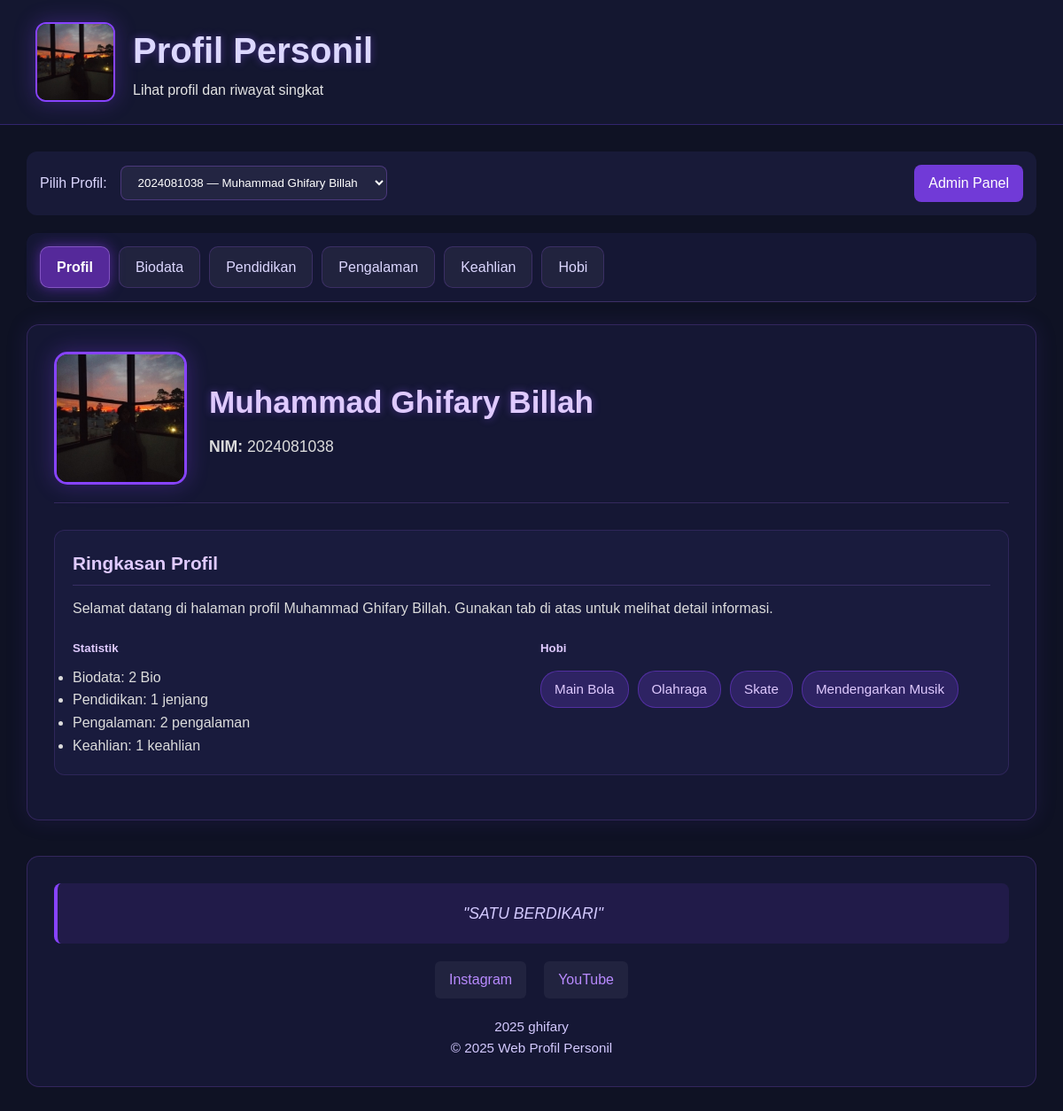
The page / on the database its author committed.
### tables this page shows
CREATE TABLE `users` (
  `id` int(11) NOT NULL,
  `nim` varchar(50) NOT NULL,
  `nama` varchar(200) NOT NULL,
  `foto` varchar(255) DEFAULT NULL,
  `created_at` timestamp NOT NULL DEFAULT current_timestamp()
);

CREATE TABLE `footer` (
  `id` int(11) NOT NULL,
  `nim` varchar(50) NOT NULL,
  `instagram` varchar(255) DEFAULT NULL,
  `youtube` varchar(255) DEFAULT NULL,
  `copyright_text` varchar(255) DEFAULT NULL,
  `quotes` text DEFAULT NULL,
  `created_at` timestamp NOT NULL DEFAULT current_timestamp()
);

### index.php (the view, shortened to what this page needs)
<?php
require 'koneksi.php';
$res = $mysqli->query("SELECT id, nim, nama, foto FROM users ORDER BY nama");
$users = $res->fetch_all(MYSQLI_ASSOC);
$uid = isset($_GET['uid']) ? (int)$_GET['uid'] : null;
if (!$uid && count($users) > 0) {
    $uid = $users[0]['id'];
}
$tab = isset($_GET['tab']) ? $_GET['tab'] : 'profile';
$allowedTabs = ['profile', 'biodata', 'pendidikan', 'pengalaman', 'keahlian', 'hobi'];
function esc($s){ return htmlspecialchars($s); }
$profile = null;
if ($uid) {
    $stmt = $mysqli->prepare("SELECT * FROM users WHERE id = ?");
    $stmt->bind_param('i',$uid);
    $stmt->execute();
    $profile = $stmt->get_result()->fetch_assoc();
    $biodata = [];
    $stmt = $mysqli->prepare("SELECT * FROM biodata WHERE nim = ? ORDER BY created_at DESC");
    $stmt->bind_param('s', $profile['nim']);
    $stmt->execute();
    $biodata = $stmt->get_result()->fetch_all(MYSQLI_ASSOC);
    $pendidikan = [];
    $stmt = $mysqli->prepare("SELECT * FROM pendidikan WHERE nim = ? ORDER BY tahun DESC");
    $stmt->bind_param('s', $profile['nim']);
    $stmt->execute();
    $pendidikan = $stmt->get_result()->fetch_all(MYSQLI_ASSOC);
    $pengalaman = [];
    $stmt = $mysqli->prepare("SELECT * FROM pengalaman WHERE nim = ? ORDER BY created_at DESC");
    $stmt->bind_param('s', $profile['nim']);
    $stmt->execute();
    $pengalaman = $stmt->get_result()->fetch_all(MYSQLI_ASSOC);
    $keahlian = [];
    $stmt = $mysqli->prepare("SELECT * FROM keahlian WHERE nim = ? ORDER BY created_at DESC");
    $stmt->bind_param('s', $profile['nim']);
    $stmt->execute();
    $keahlian = $stmt->get_result()->fetch_all(MYSQLI_ASSOC);
    $hobi = [];
    $stmt = $mysqli->prepare("SELECT * FROM hobi WHERE nim = ? ORDER BY created_at DESC");
    $stmt->bind_param('s', $profile['nim']);
    $stmt->execute();
    $hobi = $stmt->get_result()->fetch_all(MYSQLI_ASSOC);
    $footer = null;
    $stmt = $mysqli->prepare("SELECT * FROM footer WHERE nim = ? ORDER BY created_at DESC LIMIT 1");
    $stmt->bind_param('s', $profile['nim']);
    $stmt->execute();
    $footer = $stmt->get_result()->fetch_assoc();
}
?>
<!doctype html>
<html lang="id">
<head>
  <link rel="stylesheet" href="style.css" />
</head>
<body>
<header class="site-header">
  <div class="header-inner">
    <?php if ($profile && !empty($profile['foto']) && file_exists(__DIR__.'/uploads/'.$profile['foto'])): ?>
      <img src="<?php echo 'uploads/'.esc($profile['foto']); ?>" alt="Foto Profil" class="WIN2025">
    <?php else: ?>
      <img src="fallback-profile.png" alt="Foto Profil" class="WIN2025">
    <?php endif; ?>
    <div>
      <h1 class="site-title">Profil Personil</h1>
      <p class="site-sub">Lihat profil dan riwayat singkat</p>
    </div>
  </div>
</header>
<div class="main-content">
  <div class="user-selector">
    <label for="uid">Pilih Profil:</label>
    <select name="uid" id="uid" onchange="window.location.href='?uid='+this.value+'&tab=<?php echo $tab; ?>'">
      <?php foreach($users as $u): ?>
        <option value="<?php echo $u['id']; ?>" <?php echo ($u['id']==$uid)?'selected':''; ?>>
          <?php echo esc($u['nim'].' — '.$u['nama']); ?>
        </option>
      <?php endforeach; ?>
    </select>
    <a href="admin_personil.php" style="margin-left:auto;padding:8px 16px;background:rgba(135, 67, 255, 0.8);color:white;border-radius:8px;text-decoration:none;">Admin Panel</a>
  </div>
  <div class="tab-nav-frontend">
    <?php foreach($allowedTabs as $t): ?>
      <a href="?uid=<?php echo $uid; ?>&tab=<?php echo $t; ?>" class="<?php echo ($t===$tab)?'active':''; ?>">
        <?php
          $tabNames = [
            'profile' => 'Profil',
            'biodata' => 'Biodata',
            'pendidikan' => 'Pendidikan',
            'pengalaman' => 'Pengalaman',
            'keahlian' => 'Keahlian',
            'hobi' => 'Hobi'
          ];
          echo $tabNames[$t];
        ?>
      </a>
    <?php endforeach; ?>
  </div>
  <div class="tab-content">
    <?php if (!$profile): ?>
      <div class="no-data">
        <h2>Tidak ada profil</h2>
        <p>Silakan tambahkan user di panel admin.</p>
      </div>
    <?php else: ?>
      <?php if ($tab === 'profile'): ?>
        <div class="profile-header">
          <?php if ($profile && !empty($profile['foto']) && file_exists(__DIR__.'/uploads/'.$profile['foto'])): ?>
            <img src="<?php echo 'uploads/'.esc($profile['foto']); ?>" alt="Foto Profil" class="profile-photo-large">
          <?php else: ?>
            <img src="fallback-profile.png" alt="Foto Profil" class="profile-photo-large">
          <?php endif; ?>
          <div class="profile-info">
            <h2><?php echo esc($profile['nama']); ?></h2>
            <p><strong>NIM:</strong> <?php echo esc($profile['nim']); ?></p>
          </div>
        </div>
        <div class="content-card">
          <h4>Ringkasan Profil</h4>
          <p>Selamat datang di halaman profil <?php echo esc($profile['nama']); ?>. Gunakan tab di atas untuk melihat detail informasi.</p>
          <div style="display: grid; grid-template-columns: repeat(auto-fit, minmax(250px, 1fr)); gap: 20px; margin-top: 20px;">
            <div>
              <h5 style="color: #dfcaff; margin-bottom: 10px;">Statistik</h5>
              <ul style="color: #dcdcdc;">
                <li>Biodata: <?php echo count($biodata); ?> Bio</li>
                <li>Pendidikan: <?php echo count($pendidikan); ?> jenjang</li>
                <li>Pengalaman: <?php echo count($pengalaman); ?> pengalaman</li>
                <li>Keahlian: <?php echo count($keahlian); ?> keahlian</li>
              </ul>
            </div>
            <div>
              <h5 style="color: #dfcaff; margin-bottom: 10px;">Hobi</h5>
              <div class="hobbies-list">
                <?php if (!empty($hobi)): ?>
                  <?php
                  $allHobbies = [];
                  foreach($hobi as $h) {
                    $items = preg_split('/[;|,]+/', $h['hobi']);
                    foreach($items as $it) {
                      if(trim($it) != '') {
                        $allHobbies[] = trim($it);
                      }
                    }
                  }
                  $allHobbies = array_unique($allHobbies);
                  foreach(array_slice($allHobbies, 0, 5) as $hobby): ?>
                    <span class="hobby-tag"><?php echo esc($hobby); ?></span>
                  <?php endforeach; ?>
                <?php else: ?>
                  <span style="color: #9ca3af;">Belum ada hobi</span>
                <?php endif; ?>
              </div>
            </div>
          </div>
        </div>
      <?php endif; ?>
    <?php endif; ?>
  </div>
  <?php if ($footer): ?>
    <div class="main-footer-content">
      <?php if (!empty($footer['quotes'])): ?>
        <div class="footer-quote">
          "<?php echo esc($footer['quotes']); ?>"
        </div>
      <?php endif; ?>
      <div class="footer-links">
        <?php if (!empty($footer['instagram'])): ?>
          <a href="<?php echo esc($footer['instagram']); ?>" target="_blank">Instagram</a>
        <?php endif; ?>
        <?php if (!empty($footer['youtube'])): ?>
          <a href="<?php echo esc($footer['youtube']); ?>" target="_blank">YouTube</a>
        <?php endif; ?>
      </div>
      <div class="footer-copyright">
        <p><?php echo esc($footer['copyright_text']); ?></p>
        <p>© <?php echo date('Y'); ?> Web Profil Personil</p>
      </div>
    </div>
  <?php endif; ?>
</div>
</body>
</html>

### style.css (style rules this page uses)
* { margin: 0; padding: 0; box-sizing: border-box; }
body { font-family: "Poppins", sans-serif; background: #0f1224; color: #e4e4e4; line-height: 1.6; }
.site-header { width: 100%; background: rgba(22, 25, 50, 0.9); padding: 25px 40px; border-bottom: 1px solid rgba(120, 70, 255, 0.3); backdrop-filter: blur(10px); }
.header-inner { display: flex; align-items: center; gap: 20px; }
.WIN2025 { width: 90px; height: 90px; border-radius: 12px; object-fit: cover; border: 2px solid #8743ff; box-shadow: 0 0 25px rgba(135, 67, 255, 0.3); }
.site-title { font-size: 2.5rem; font-weight: 700; color: #dcd7ff; text-shadow: 0 0 10px rgba(140, 87, 255, 0.4); }

### index.php (style rules this page uses)
.main-content { max-width: 1400px; margin: 30px auto; padding: 0 30px; }
.tab-nav-frontend { display: flex; gap: 10px; flex-wrap: wrap; margin-bottom: 25px; padding-bottom: 15px; border-bottom: 1px solid rgba(180, 120, 255, 0.25); background: rgba(25, 27, 60, 0.7); padding: 15px; border-radius: 12px; backdrop-filter: blur(10px); }
.tab-nav-frontend a { padding: 10px 18px; border-radius: 10px; text-decoration: none; background: rgba(255, 255, 255, 0.05); color: #dcd7ff; border: 1px solid rgba(170, 100, 255, 0.2); transition: all 0.3s ease; font-weight: 500; }
.tab-nav-frontend a.active { background: rgba(150, 60, 255, 0.5); color: #fff; font-weight: 600; box-shadow: 0 0 15px rgba(150, 60, 255, 0.5); border: 1px solid rgba(200, 150, 255, 0.4); }
.user-selector { display: flex; align-items: center; gap: 15px; margin-bottom: 20px; padding: 15px; background: rgba(30, 32, 70, 0.6); border-radius: 12px; }
.user-selector label { color: #dcd7ff; font-weight: 500; }
.user-selector select { padding: 10px 15px; background: rgba(255, 255, 255, 0.05); border: 1px solid rgba(170, 100, 255, 0.3); border-radius: 8px; color: #fff; font-family: "Poppins", sans-serif; min-width: 250px; }
.tab-content { background: rgba(25, 27, 60, 0.7); padding: 30px; border-radius: 14px; border: 1px solid rgba(170, 100, 255, 0.2); box-shadow: 0 0 25px rgba(90, 60, 200, 0.15); backdrop-filter: blur(12px); min-height: 400px; }
.profile-header { display: flex; align-items: center; gap: 25px; margin-bottom: 30px; padding-bottom: 20px; border-bottom: 1px solid rgba(180, 120, 255, 0.2); }
.profile-photo-large { width: 150px; height: 150px; border-radius: 15px; object-fit: cover; border: 3px solid #8743ff; box-shadow: 0 0 25px rgba(135, 67, 255, 0.3); }
.profile-info h2 { color: #dfcaff; font-size: 2.2rem; margin-bottom: 8px; text-shadow: 0 0 10px rgba(140, 87, 255, 0.4); }
.profile-info p { color: #dcdcdc; font-size: 1.1rem; }
.content-card { background: rgba(30, 32, 70, 0.5); padding: 20px; border-radius: 12px; border: 1px solid rgba(170, 100, 255, 0.15); margin-bottom: 20px; }
.content-card h4 { color: #dfcaff; font-size: 1.3rem; margin-bottom: 12px; padding-bottom: 8px; border-bottom: 1px solid rgba(180, 120, 255, 0.2); }
.content-card p { color: #dcdcdc; line-height: 1.7; }
.hobbies-list { display: flex; flex-wrap: wrap; gap: 10px; margin-top: 15px; }
.hobby-tag { background: rgba(135, 67, 255, 0.2); color: #dfcaff; padding: 8px 15px; border-radius: 20px; border: 1px solid rgba(135, 67, 255, 0.4); font-size: 0.95rem; }
.main-footer-content { margin-top: 40px; background: rgba(25, 27, 60, 0.7); border-radius: 14px; border: 1px solid rgba(170, 100, 255, 0.2); padding: 30px; backdrop-filter: blur(12px); text-align: center; }
.footer-quote { font-style: italic; color: #d4caff; margin-bottom: 20px; padding: 20px; border-left: 4px solid #8743ff; background: rgba(135, 67, 255, 0.1); border-radius: 8px; font-size: 1.1rem; }
.footer-links { display: flex; justify-content: center; gap: 20px; margin-bottom: 20px; }
.footer-links a { color: #b98bff; text-decoration: none; padding: 8px 16px; border-radius: 6px; background: rgba(255, 255, 255, 0.05); transition: all 0.3s; }
.footer-copyright { color: #d4caff; font-size: 0.95rem; }

### rows shown on the page
users: foto (picture), nama "Muhammad Ghifary Billah", nim "2024081038"
footer: quotes "SATU BERDIKARI", copyright_text "2025 ghifary"

### other values the page prints
$tabNames[$t] "Profil"
$tabNames[$t] "Biodata"
$tabNames[$t] "Pendidikan"
$tabNames[$t] "Pengalaman"
$tabNames[$t] "Keahlian"
$tabNames[$t] "Hobi"
count($biodata) "2"
count($pendidikan) "1"
count($pengalaman) "2"
count($keahlian) "1"
$hobby "Main Bola"
$hobby "Olahraga"
$hobby "Skate"
$hobby "Mendengarkan Musik"
form field uid "2024081038 — Muhammad Ghifary Billah"
